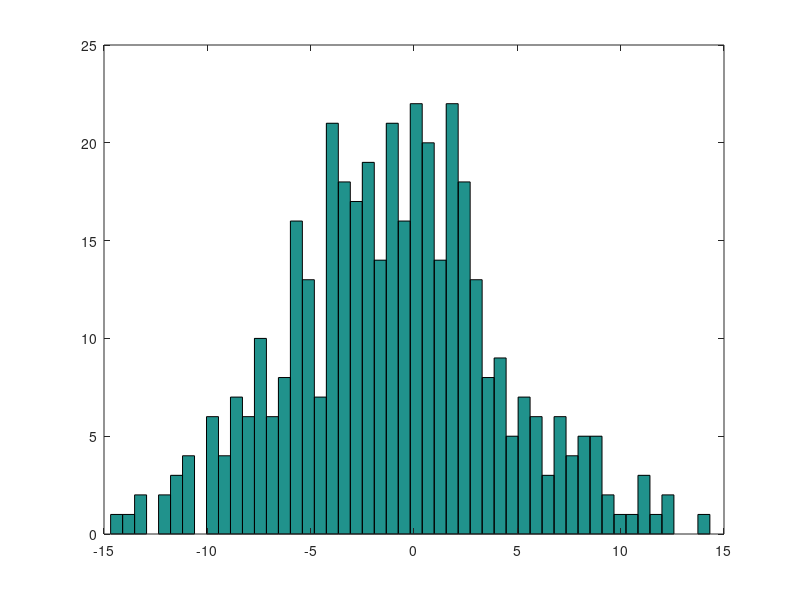

This figure's MATLAB source:
% AoAs/AoDs distribution
%AoAs ? and ? in the azimuth and elevation plane with reference to the respective specular direction
% modelled as  a zero-mean second order Gaussian Mixture Model (GMM)
%GMM(x) = a1* exp (-0.5*((x-x1_mu)/sigma1^2)))/(sqrt(2*pi))* sigma1 + a2* exp (-0.5*((x-x2_mu)/sigma1^2)))/(sqrt(2*pi))* sigma2
function[]=Angle()
a1=0.583;
sigma1=1.895;
x1_mu=0;
a2=0.417;
sigma2=5.487;
x2_mu=0;


x = -40:2:40; 
GMM= zeros(length(x),1);
for k=1:length(x)
xk = x(k);
GMM(k) = (a1* exp(-0.5*((xk-x1_mu)/sigma1)^2))/(sqrt(2*pi))* sigma1 + (a2* exp(-0.5*((xk-x2_mu)/sigma2)^2))/(sqrt(2*pi))* sigma2;
end
GMM=GMM./sum(GMM);
plot (x,GMM)

cdf = cumsum(GMM);
plot (x,cdf)

[cdf, mask] = unique(cdf);
x = x(mask);
% create an array of 2500 random numbers
randomValues = rand(1,400);

% inverse interpolation to achieve P(x) -> x projection of the random values
projection = interp1(cdf, x, randomValues);

hist(projection, 50);
%stem (projection);

%mean(projection)
